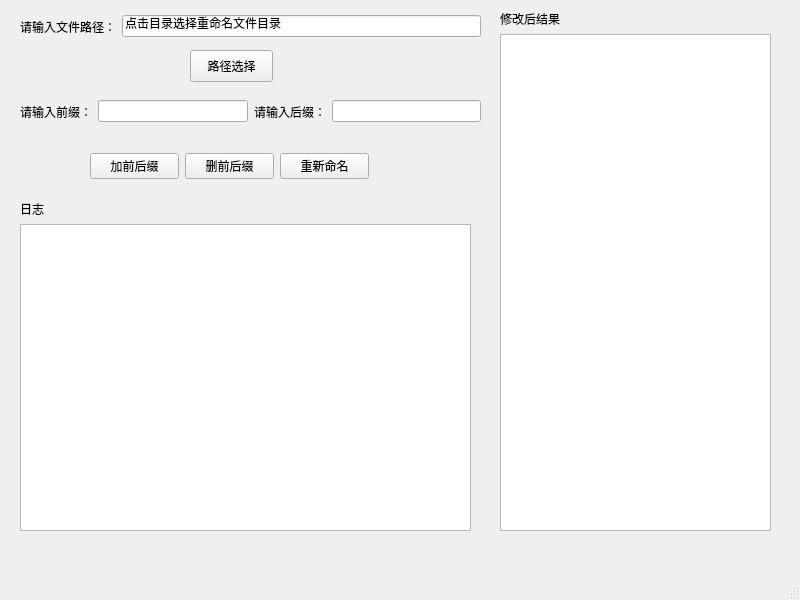
<?xml version="1.0" encoding="UTF-8"?>
<ui version="4.0">
 <class>MainWindow</class>
 <widget class="QMainWindow" name="MainWindow">
  <property name="geometry">
   <rect>
    <x>0</x>
    <y>0</y>
    <width>800</width>
    <height>600</height>
   </rect>
  </property>
  <property name="windowTitle">
   <string>文件名处理器_YSP_V1.0</string>
  </property>
  <widget class="QWidget" name="centralwidget">
   <widget class="QPushButton" name="dir_select_Button">
    <property name="geometry">
     <rect>
      <x>190</x>
      <y>50</y>
      <width>83</width>
      <height>32</height>
     </rect>
    </property>
    <property name="text">
     <string>路径选择</string>
    </property>
   </widget>
   <widget class="QWidget" name="layoutWidget">
    <property name="geometry">
     <rect>
      <x>500</x>
      <y>10</y>
      <width>271</width>
      <height>521</height>
     </rect>
    </property>
    <layout class="QVBoxLayout" name="verticalLayout_2">
     <item>
      <widget class="QLabel" name="label_5">
       <property name="text">
        <string>修改后结果</string>
       </property>
      </widget>
     </item>
     <item>
      <widget class="QPlainTextEdit" name="result_data_Text"/>
     </item>
    </layout>
   </widget>
   <widget class="QWidget" name="layoutWidget">
    <property name="geometry">
     <rect>
      <x>20</x>
      <y>10</y>
      <width>461</width>
      <height>33</height>
     </rect>
    </property>
    <layout class="QHBoxLayout" name="horizontalLayout">
     <item>
      <widget class="QLabel" name="init_dir_label">
       <property name="text">
        <string>请输入文件路径：</string>
       </property>
      </widget>
     </item>
     <item>
      <widget class="QLineEdit" name="init_dir_entry">
       <property name="text">
        <string>点击目录选择重命名文件目录</string>
       </property>
      </widget>
     </item>
    </layout>
   </widget>
   <widget class="QWidget" name="layoutWidget">
    <property name="geometry">
     <rect>
      <x>20</x>
      <y>100</y>
      <width>461</width>
      <height>23</height>
     </rect>
    </property>
    <layout class="QHBoxLayout" name="horizontalLayout_2">
     <item>
      <widget class="QLabel" name="init_data_label">
       <property name="text">
        <string>请输入前缀：</string>
       </property>
      </widget>
     </item>
     <item>
      <widget class="QLineEdit" name="init_prefix_Text"/>
     </item>
     <item>
      <widget class="QLabel" name="label_3">
       <property name="text">
        <string>请输入后缀：</string>
       </property>
      </widget>
     </item>
     <item>
      <widget class="QLineEdit" name="init_suffix_Text"/>
     </item>
    </layout>
   </widget>
   <widget class="QWidget" name="layoutWidget">
    <property name="geometry">
     <rect>
      <x>90</x>
      <y>150</y>
      <width>279</width>
      <height>32</height>
     </rect>
    </property>
    <layout class="QHBoxLayout" name="horizontalLayout_3">
     <item>
      <widget class="QPushButton" name="modify_Button">
       <property name="text">
        <string>加前后缀</string>
       </property>
      </widget>
     </item>
     <item>
      <widget class="QPushButton" name="resume_Button">
       <property name="text">
        <string>删前后缀</string>
       </property>
      </widget>
     </item>
     <item>
      <widget class="QPushButton" name="rename_Button">
       <property name="text">
        <string>重新命名</string>
       </property>
      </widget>
     </item>
    </layout>
   </widget>
   <widget class="QWidget" name="layoutWidget">
    <property name="geometry">
     <rect>
      <x>20</x>
      <y>200</y>
      <width>451</width>
      <height>331</height>
     </rect>
    </property>
    <layout class="QVBoxLayout" name="verticalLayout">
     <item>
      <widget class="QLabel" name="label_4">
       <property name="text">
        <string>日志</string>
       </property>
      </widget>
     </item>
     <item>
      <widget class="QPlainTextEdit" name="log_data_Text"/>
     </item>
    </layout>
   </widget>
  </widget>
  <widget class="QMenuBar" name="menubar">
   <property name="geometry">
    <rect>
     <x>0</x>
     <y>0</y>
     <width>800</width>
     <height>24</height>
    </rect>
   </property>
  </widget>
  <widget class="QStatusBar" name="statusbar">
   <property name="enabled">
    <bool>false</bool>
   </property>
  </widget>
 </widget>
 <resources/>
 <connections/>
</ui>
